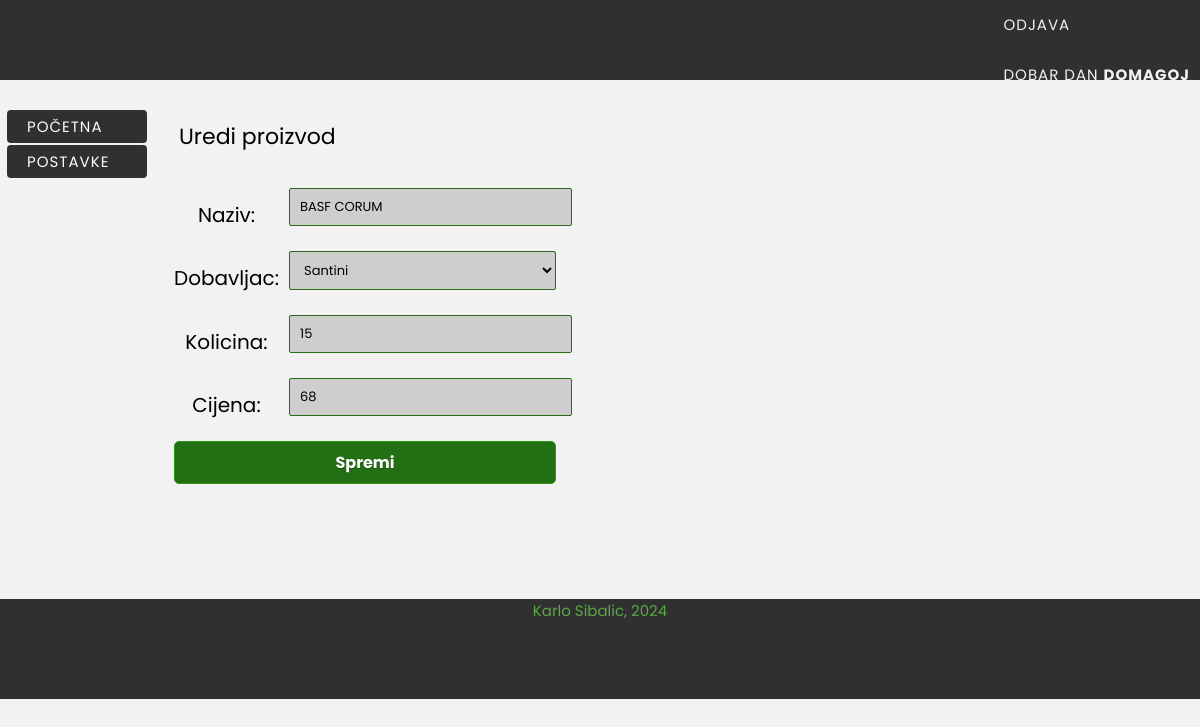
Page /editlist.php?name=product&id=200 (signed in) on the committed database.
### tables this page shows
CREATE TABLE IF NOT EXISTS `product` (
`product_id` int(11) NOT NULL,
  `supplier_id` int(6) NOT NULL,
  `product_name` varchar(50) NOT NULL,
  `quantity` int(11) NOT NULL DEFAULT '0',
  `market_price` int(7) NOT NULL
);

### editlist.php (the view, shortened to what this page needs)
<?php
require_once("include/header.php");
$connect = mysqli_connect(DB_SERVER, DB_USER, DB_PASSWORD, DB_NAME);
?>
<div id="body">
    <?php include_once("include/left_content.php"); ?>
    <div class="rcontent">
        <?php
        if(!strcmp(strtolower($_GET['name']),"product") && isset($_GET['success'])){
            $result = mysqli_query($connect, "UPDATE product SET product_name='{$_POST['product_name']}', supplier_id={$_POST['supplier']}, quantity={$_POST['quantity']}, market_price={$_POST['mprice']} WHERE product_id='{$_POST['product_id']}'");
            if(!$result){
                echo "Promjena NIJE uspjela! ".mysqli_error($connect);
            } else {
                echo "<h1><span>Promjena je uspjela!</span></h1>";
            }
        } else {
            if(isset($_GET['name']) && isset($_GET['id'])){
                if(!strcmp(strtolower($_GET['name']),"product")){
                    echo "<h1><span>Uredi proizvod</span></h1>";
                    echo "<div id='data'>";
                    $plist = mysqli_query($connect, "SELECT * FROM product WHERE product_id='{$_GET['id']}'");
                    $plist = mysqli_fetch_array($plist);
                    echo "<form method='post' action='editlist.php?name=product&success=1'>
                            <table>
                                <tr><td style='padding:5px'>Naziv: </td><td><input name='product_name' type='text' value='{$plist['product_name']}' /></td></tr>
                                <input type='hidden' name='product_id' value='{$plist['product_id']}' />";
                    echo        "</select>
                                </td></tr>
                                <tr><td style='padding:5px'>Dobavljac: </td>
                                <td><select name='supplier'>";
                    $supplier_set = mysqli_query($connect, "SELECT sid, sdealer FROM supplier");
                    while($row = mysqli_fetch_array($supplier_set)){
                        if($row['sid'] == $plist['supplier_id']) {
                            echo "<option value='{$row['sid']}' selected='selected'>{$row['sdealer']}</option>";
                        } else {
                            echo "<option value='{$row['sid']}'>{$row['sdealer']}</option>";
                        }
                    }
                    echo        "</select></td></tr>
                                <tr><td style='padding:5px'>Kolicina: </td><td><input name='quantity' type='text' value='{$plist['quantity']}' /></td></tr>
                                <tr><td style='padding:5px'>Cijena: </td><td><input name='mprice' type='text' value='{$plist['market_price']}' /></td></tr>
                                <tr><td style='padding:5px' colspan='2'><input type='submit' value='Spremi' /></td></tr>
                            </table></form>";
                    echo "</div>";
                }
            }
        }
        ?>
    </div>
</div>
<?php
require_once("include/footer.php");
?>

### css/outline.css (style rules this page uses)
html * { font-family: 'Poppins', sans-serif; }
body { margin-left:auto; margin-right:auto; background-color: #f2f2f2; background-repeat: repeat, no-repeat; background-position: center center; background-attachment: fixed; -webkit-background-size: auto, cover; -moz-background-size: auto, cover; -o-background-size: auto, cover; background-size: auto, cover; color: #000; font-family: 'Josefin Slab', Arial, sans-serif; font-size: 20px; }
h1 { margin:0px; padding:20px; font-size:42px; color:#000; text-align:left; font-weight:400; }
h1 span { font-size:22px; color:#000; padding-top:10px; }
.rcontent { position:relative; width:84%; margin:0px 5px; float:left; overflow:auto; padding-bottom:100px; }
#data { padding:10px; }
#itemList th,td { padding:5px; text-align:center; }

### css/menu.css (style rules this page uses)
html * { font-family: 'Poppins', sans-serif; }

### rows in the picture
product: product_name "BASF CORUM", quantity "15", mprice "68"

### other values in the picture
$_SESSION['username'] "DOMAGOJ"
form field supplier "Santini"
